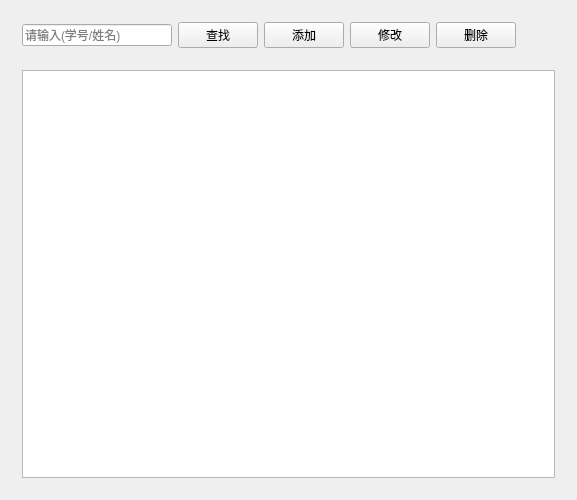
<?xml version="1.0" encoding="UTF-8"?>
<ui version="4.0">
 <class>StudentScoreManagerClass</class>
 <widget class="QWidget" name="StudentScoreManagerClass">
  <property name="geometry">
   <rect>
    <x>0</x>
    <y>0</y>
    <width>577</width>
    <height>500</height>
   </rect>
  </property>
  <property name="windowTitle">
   <string>StudentScoreManager</string>
  </property>
  <layout class="QVBoxLayout" name="verticalLayout">
   <property name="spacing">
    <number>0</number>
   </property>
   <item>
    <widget class="QWidget" name="Head" native="true">
     <layout class="QHBoxLayout" name="horizontalLayout">
      <item>
       <widget class="QLineEdit" name="SearchEdit">
        <property name="minimumSize">
         <size>
          <width>150</width>
          <height>0</height>
         </size>
        </property>
        <property name="maximumSize">
         <size>
          <width>150</width>
          <height>16777215</height>
         </size>
        </property>
        <property name="placeholderText">
         <string>请输入(学号/姓名)</string>
        </property>
       </widget>
      </item>
      <item>
       <widget class="QPushButton" name="SearchBtn">
        <property name="text">
         <string>查找</string>
        </property>
       </widget>
      </item>
      <item>
       <widget class="QPushButton" name="InsertBtn">
        <property name="text">
         <string>添加</string>
        </property>
       </widget>
      </item>
      <item>
       <widget class="QPushButton" name="UpdateBtn">
        <property name="text">
         <string>修改</string>
        </property>
       </widget>
      </item>
      <item>
       <widget class="QPushButton" name="DeleteBtn">
        <property name="text">
         <string>删除</string>
        </property>
       </widget>
      </item>
      <item>
       <spacer name="horizontalSpacer">
        <property name="orientation">
         <enum>Qt::Horizontal</enum>
        </property>
        <property name="sizeHint" stdset="0">
         <size>
          <width>81</width>
          <height>20</height>
         </size>
        </property>
       </spacer>
      </item>
     </layout>
    </widget>
   </item>
   <item>
    <widget class="QWidget" name="Body" native="true">
     <layout class="QHBoxLayout" name="horizontalLayout_2">
      <item>
       <widget class="QTableWidget" name="TableWidget"/>
      </item>
     </layout>
    </widget>
   </item>
  </layout>
 </widget>
 <layoutdefault spacing="6" margin="11"/>
 <resources>
  <include location="Resources.qrc"/>
 </resources>
 <connections/>
</ui>
